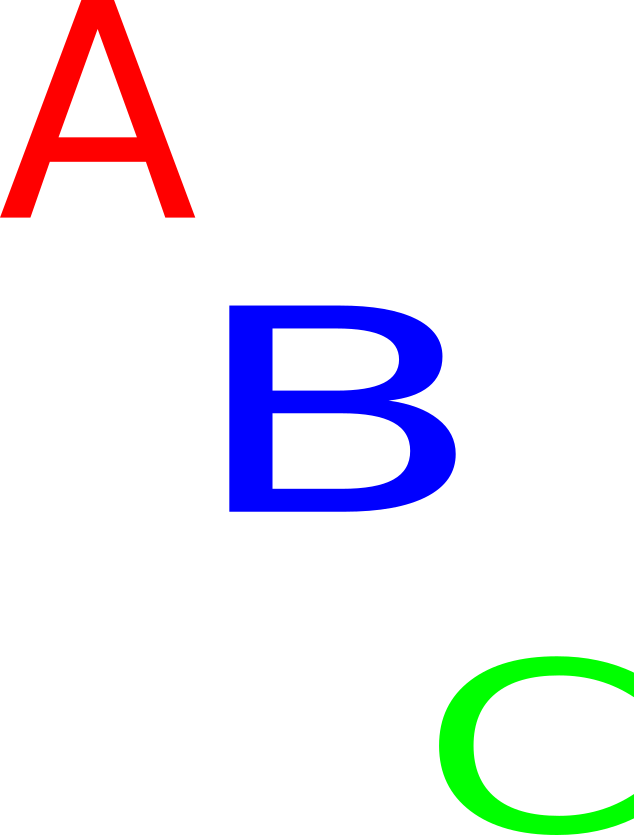
#> input picture test_grpc.png, 634 x 835 px
$ python dev_snippets.py --input test_grpc.png --output out.png
#> lines starting #> are read from the running program, lines starting #| are printed output that depends on the picture
import argparse
import os

import numpy as np
from PIL import Image, ImageFilter


def do_image_rotate(img_in,img_out):
#> called with img_in = 'test_grpc.png', img_out = 'out.png'
    image = Image.open(img_in)
#> image is the input picture: PIL image 634x835 RGBA; mean R, G, B, A 7.1, 5.4, 12.5, 24.1
    out = image.rotate(45)
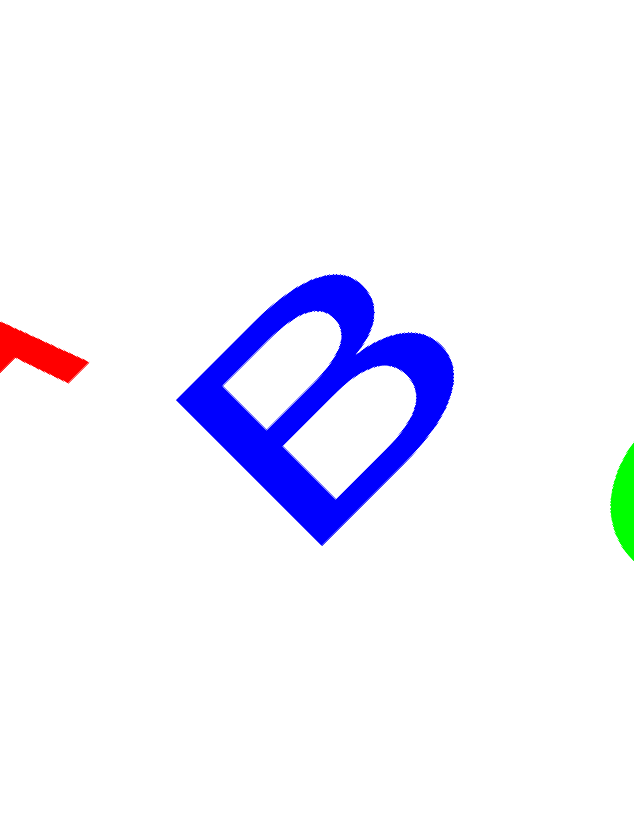
#> out: PIL image 634x835 RGBA; mean R, G, B, A 1.3, 0.9, 12.5, 14.3; transparent parts drawn white
    out.save(img_out)


def do_image_mean(img_in,img_out):
#> called with img_in = 'test_grpc.png', img_out = 'out.png'
    image = Image.open(img_in)
    image_nearest = image.filter(filter=ImageFilter.BoxBlur(1))
    image_nearest.save(img_out)


if __name__ == '__main__':
    parser = argparse.ArgumentParser(description='Just dev zone')
    parser.add_argument('--input', type=str, required=True, help='Channel port (e.g. 8000')
    parser.add_argument('--output', type=str, required=True, help='Hostname (e.g. localhost)')
    args = parser.parse_args()
    do_image_rotate(args.input, args.output)
    do_image_mean(args.input, args.output)
